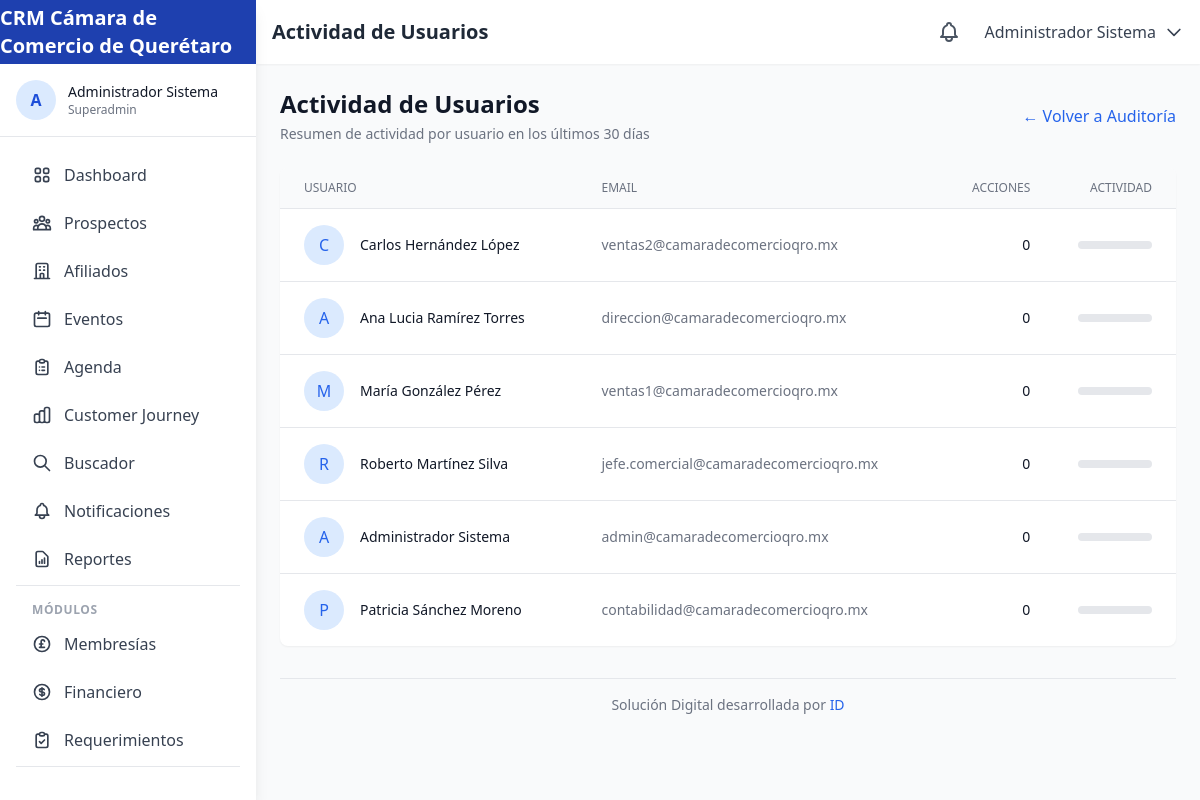
The app's page /auditoria/actividad (signed in) with its own data.
### tables this page shows
CREATE TABLE IF NOT EXISTS `users` (
    `id` INT UNSIGNED AUTO_INCREMENT PRIMARY KEY,
    `role_id` INT UNSIGNED NOT NULL,
    `email` VARCHAR(255) NOT NULL UNIQUE,
    `password` VARCHAR(255) NOT NULL,
    `name` VARCHAR(100) NOT NULL,
    `phone` VARCHAR(20),
    `whatsapp` VARCHAR(20),
    `avatar` VARCHAR(255),
    `is_active` TINYINT(1) DEFAULT 1,
    `last_login` TIMESTAMP NULL,
    `created_at` TIMESTAMP DEFAULT CURRENT_TIMESTAMP,
    `updated_at` TIMESTAMP DEFAULT CURRENT_TIMESTAMP ON UPDATE CURRENT_TIMESTAMP,
    FOREIGN KEY (`role_id`) REFERENCES `roles`(`id`)
);

### app/controllers/AuditController.php (called while the page is built, shortened)
<?php
class AuditController extends Controller {
    private AuditLog $auditModel;
    public function __construct(array $params = []) {
        $this->auditModel = new AuditLog();
    }
    public function activity(): void {
        $userActivity = $this->auditModel->getUserActivity();
        $this->view('audit/activity', [
            'pageTitle' => 'Actividad de Usuarios',
            'currentPage' => 'auditoria',
            'userActivity' => $userActivity
        ]);
    }
}

### public/index.php (called while the page is built, shortened)
<?php
spl_autoload_register(function ($class) {
    $paths = [
        APP_PATH . '/core/' . $class . '.php',
        APP_PATH . '/controllers/' . $class . '.php',
        APP_PATH . '/models/' . $class . '.php'
    ];
    foreach ($paths as $path) {
        if (file_exists($path)) {
            return;
        }
    }
});
$router = new Router();
$router->add('', ['controller' => 'home', 'action' => 'index']);
$router->add('login', ['controller' => 'auth', 'action' => 'login']);
$router->add('logout', ['controller' => 'auth', 'action' => 'logout']);
$router->add('register', ['controller' => 'auth', 'action' => 'register']);
$router->add('recuperar-password', ['controller' => 'auth', 'action' => 'forgotPassword']);
$router->add('restablecer-password', ['controller' => 'auth', 'action' => 'resetPassword']);
$router->add('dashboard', ['controller' => 'dashboard', 'action' => 'index']);
$router->add('dashboard/afiliador', ['controller' => 'dashboard', 'action' => 'afiliador']);
$router->add('dashboard/comercial', ['controller' => 'dashboard', 'action' => 'comercial']);
$router->add('dashboard/direccion', ['controller' => 'dashboard', 'action' => 'direccion']);
$router->add('dashboard/contabilidad', ['controller' => 'dashboard', 'action' => 'contabilidad']);
$router->add('prospectos', ['controller' => 'prospects', 'action' => 'index']);
$router->add('prospectos/nuevo', ['controller' => 'prospects', 'action' => 'create']);
$router->add('prospectos/{id}', ['controller' => 'prospects', 'action' => 'show']);
$router->add('prospectos/{id}/editar', ['controller' => 'prospects', 'action' => 'edit']);
$router->add('prospectos/{id}/eliminar', ['controller' => 'prospects', 'action' => 'delete']);
$router->add('prospectos/canal/{channel}', ['controller' => 'prospects', 'action' => 'byChannel']);
$router->add('afiliados', ['controller' => 'affiliates', 'action' => 'index']);
$router->add('afiliados/nuevo', ['controller' => 'affiliates', 'action' => 'create']);
$router->add('afiliados/{id}', ['controller' => 'affiliates', 'action' => 'show']);
$router->add('afiliados/{id}/editar', ['controller' => 'affiliates', 'action' => 'edit']);
$router->add('afiliados/{id}/expediente', ['controller' => 'affiliates', 'action' => 'digitalFile']);
$router->add('afiliados/vencimientos', ['controller' => 'affiliates', 'action' => 'expirations']);
$router->add('afiliados/exafiliados', ['controller' => 'affiliates', 'action' => 'former']);
$router->add('eventos', ['controller' => 'events', 'action' => 'index']);
$router->add('eventos/nuevo', ['controller' => 'events', 'action' => 'create']);
$router->add('eventos/categorias', ['controller' => 'events', 'action' => 'categories']);
$router->add('eventos/{id}', ['controller' => 'events', 'action' => 'show']);
$router->add('eventos/{id}/editar', ['controller' => 'events', 'action' => 'edit']);
$router->add('eventos/{id}/registro', ['controller' => 'events', 'action' => 'registration']);
$router->add('eventos/{id}/asistencia', ['controller' => 'events', 'action' => 'attendance']);
$router->add('evento/{url}', ['controller' => 'events', 'action' => 'publicRegistration']);
$router->add('evento/pago/{code}', ['controller' => 'events', 'action' => 'payment']);
$router->add('evento/boleto/{code}', ['controller' => 'events', 'action' => 'printableTicket']);
$router->add('agenda', ['controller' => 'agenda', 'action' => 'index']);
$router->add('agenda/nueva', ['controller' => 'agenda', 'action' => 'create']);
$router->add('agenda/{id}', ['controller' => 'agenda', 'action' => 'show']);
$router->add('agenda/{id}/editar', ['controller' => 'agenda', 'action' => 'edit']);
$router->add('agenda/api/eventos', ['controller' => 'agenda', 'action' => 'apiEvents']);
$router->add('buscador', ['controller' => 'search', 'action' => 'index']);
$router->add('buscador/resultados', ['controller' => 'search', 'action' => 'results']);
$router->add('buscador/no-match', ['controller' => 'search', 'action' => 'noMatch']);
$router->add('journey', ['controller' => 'journey', 'action' => 'index']);
$router->add('journey/{id}', ['controller' => 'journey', 'action' => 'show']);
$router->add('journey/upselling', ['controller' => 'journey', 'action' => 'upselling']);
$router->add('journey/crossselling', ['controller' => 'journey', 'action' => 'crossselling']);
$router->add('notificaciones', ['controller' => 'notifications', 'action' => 'index']);
$router->add('notificaciones/marcar-leida/{id}', ['controller' => 'notifications', 'action' => 'markRead']);
$router->add('reportes', ['controller' => 'reports', 'action' => 'index']);
$router->add('reportes/comerciales', ['controller' => 'reports', 'action' => 'commercial']);
$router->add('reportes/financieros', ['controller' => 'reports', 'action' => 'financial']);
$router->add('reportes/operativos', ['controller' => 'reports', 'action' => 'operational']);
$router->add('configuracion', ['controller' => 'config', 'action' => 'index']);
$router->add('configuracion/sitio', ['controller' => 'config', 'action' => 'site']);
$router->add('configuracion/correo', ['controller' => 'config', 'action' => 'email']);
$router->add('configuracion/correo/probar', ['controller' => 'config', 'action' => 'testEmail']);
$router->add('configuracion/estilos', ['controller' => 'config', 'action' => 'styles']);
$router->add('configuracion/pagos', ['controller' => 'config', 'action' => 'payments']);
$router->add('configuracion/api', ['controller' => 'config', 'action' => 'api']);
$router->add('configuracion/usuarios', ['controller' => 'config', 'action' => 'users']);
$router->add('perfil', ['controller' => 'profile', 'action' => 'index']);
$router->add('perfil/actualizar', ['controller' => 'profile', 'action' => 'update']);
$router->add('perfil/password', ['controller' => 'profile', 'action' => 'changePassword']);
$router->add('usuarios', ['controller' => 'users', 'action' => 'index']);
$router->add('usuarios/nuevo', ['controller' => 'users', 'action' => 'create']);
$router->add('usuarios/{id}', ['controller' => 'users', 'action' => 'show']);
$router->add('usuarios/{id}/editar', ['controller' => 'users', 'action' => 'edit']);
$router->add('membresias', ['controller' => 'memberships', 'action' => 'index']);
$router->add('membresias/nuevo', ['controller' => 'memberships', 'action' => 'create']);
$router->add('membresias/{id}', ['controller' => 'memberships', 'action' => 'show']);
$router->add('membresias/{id}/editar', ['controller' => 'memberships', 'action' => 'edit']);
$router->add('financiero', ['controller' => 'financial', 'action' => 'index']);
$router->add('financiero/pagos', ['controller' => 'financial', 'action' => 'payments']);
$router->add('financiero/facturas', ['controller' => 'financial', 'action' => 'invoices']);
$router->add('financiero/reporte', ['controller' => 'financial', 'action' => 'report']);
$router->add('financiero/registrar-pago', ['controller' => 'financial', 'action' => 'recordPayment']);
$router->add('financiero/generar-factura', ['controller' => 'financial', 'action' => 'generateInvoice']);
$router->add('financiero/categorias', ['controller' => 'financial', 'action' => 'categories']);
$router->add('financiero/movimientos', ['controller' => 'financial', 'action' => 'transactions']);
$router->add('financiero/reporte-movimientos', ['controller' => 'financial', 'action' => 'transactionsReport']);
$router->add('importar', ['controller' => 'import', 'action' => 'index']);
$router->add('importar/procesar', ['controller' => 'import', 'action' => 'process']);
$router->add('importar/plantilla', ['controller' => 'import', 'action' => 'template']);
$router->add('auditoria', ['controller' => 'audit', 'action' => 'index']);
$router->add('auditoria/buscar', ['controller' => 'audit', 'action' => 'search']);
$router->add('auditoria/actividad', ['controller' => 'audit', 'action' => 'activity']);
$router->add('auditoria/usuario/{id}', ['controller' => 'audit', 'action' => 'byUser']);
$router->add('auditoria/tabla', ['controller' => 'audit', 'action' => 'byTable']);
$router->add('requerimientos', ['controller' => 'requirements', 'action' => 'index']);
$router->add('requerimientos/nuevo', ['controller' => 'requirements', 'action' => 'create']);
$router->add('requerimientos/categorias', ['controller' => 'requirements', 'action' => 'categories']);
$router->add('requerimientos/mis-requerimientos', ['controller' => 'requirements', 'action' => 'myRequirements']);
$router->add('requerimientos/actualizar-estado', ['controller' => 'requirements', 'action' => 'updateStatus']);
$router->add('requerimientos/{id}', ['controller' => 'requirements', 'action' => 'show']);
$router->add('requerimientos/{id}/editar', ['controller' => 'requirements', 'action' => 'edit']);
$router->add('api/prospectos', ['controller' => 'api', 'action' => 'prospects']);
$router->add('api/afiliados', ['controller' => 'api', 'action' => 'affiliates']);
$router->add('api/eventos', ['controller' => 'api', 'action' => 'events']);
$router->add('api/dashboard', ['controller' => 'api', 'action' => 'dashboard']);
$router->add('api/notificaciones', ['controller' => 'api', 'action' => 'notifications']);
$router->add('api/buscar', ['controller' => 'api', 'action' => 'search']);
$router->add('api/buscar-empresa', ['controller' => 'api', 'action' => 'searchCompany']);
$router->add('api/eventos/verificar-url', ['controller' => 'api', 'action' => 'verifyEventUrl']);
$router->add('api/eventos/confirmar-pago', ['controller' => 'api', 'action' => 'confirmEventPayment']);
$router->add('api/eventos/validar-qr', ['controller' => 'api', 'action' => 'validateEventQR']);
$url = $_GET['url'] ?? '';
try {
    $router->dispatch($url);
} catch (Exception $e) {
    $code = $e->getCode() ?: 500;
    http_response_code($code);
    if ($code === 404) {
        require_once APP_PATH . '/views/errors/404.php';
    } else {
        echo "Error: " . $e->getMessage();
    }
}

### app/core/Database.php (called while the page is built, shortened)
<?php
class Database {
    private static $instance = null;
    private $pdo;
    private function __construct() {
        try {
            $dsn = "mysql:host=" . DB_HOST . ";dbname=" . DB_NAME . ";charset=" . DB_CHARSET;
            $this->pdo = new PDO($dsn, DB_USER, DB_PASS, DB_OPTIONS);
        } catch (PDOException $e) {
            throw new Exception("Database connection failed: " . $e->getMessage());
        }
    }
    public static function getInstance(): self {
        if (self::$instance === null) {
            self::$instance = new self();
        }
        return self::$instance;
    }
    public function query(string $sql, array $params = []): PDOStatement {
        $stmt = $this->pdo->prepare($sql);
        $stmt->execute($params);
        return $stmt;
    }
    public function fetchAll(string $sql, array $params = []): array {
        $stmt = $this->query($sql, $params);
        return $stmt->fetchAll();
    }
}

### app/models/AuditLog.php (called while the page is built, shortened)
<?php
class AuditLog extends Model {
    protected string $table = 'audit_log';
    public function getUserActivity(): array {
        $sql = "SELECT u.id, u.name, u.email, COUNT(al.id) as action_count
                FROM users u
                LEFT JOIN {$this->table} al ON u.id = al.user_id
                    AND al.created_at >= DATE_SUB(NOW(), INTERVAL 30 DAY)
                GROUP BY u.id
                ORDER BY action_count DESC
                LIMIT 20";
        return $this->raw($sql);
    }
}

### app/core/Model.php (called while the page is built, shortened)
<?php
abstract class Model {
    protected Database $db;
    public function __construct() {
        $this->db = Database::getInstance();
    }
    protected function raw(string $sql, array $params = []): array {
        return $this->db->fetchAll($sql, $params);
    }
}

### app/views/audit/activity.php (the view, shortened to what this page needs)
<div class="space-y-6">
    <div class="flex items-center justify-between">
        <div>
            <h2 class="text-2xl font-bold text-gray-900">Actividad de Usuarios</h2>
            <p class="mt-1 text-sm text-gray-500">Resumen de actividad por usuario en los últimos 30 días</p>
        </div>
        <a href="<?php echo BASE_URL; ?>/auditoria" class="text-blue-600 hover:text-blue-800">
            ← Volver a Auditoría
        </a>
    </div>
    <div class="bg-white rounded-lg shadow-sm overflow-hidden">
        <div class="overflow-x-auto">
            <table class="min-w-full divide-y divide-gray-200">
                <thead class="bg-gray-50">
                    <tr>
                        <th class="px-6 py-3 text-left text-xs font-medium text-gray-500 uppercase">Usuario</th>
                        <th class="px-6 py-3 text-left text-xs font-medium text-gray-500 uppercase">Email</th>
                        <th class="px-6 py-3 text-right text-xs font-medium text-gray-500 uppercase">Acciones</th>
                        <th class="px-6 py-3 text-right text-xs font-medium text-gray-500 uppercase">Actividad</th>
                    </tr>
                </thead>
                <tbody class="divide-y divide-gray-200">
                    <?php
                    foreach ($userActivity as $user):
                    ?>
                    <tr class="hover:bg-gray-50">
                        <td class="px-6 py-4 whitespace-nowrap">
                            <div class="flex items-center">
                                <div class="flex-shrink-0 h-10 w-10 bg-blue-100 rounded-full flex items-center justify-center">
                                    <span class="text-blue-600 font-medium">
                                        <?php echo mb_substr($user['name'], 0, 1, 'UTF-8'); ?>
                                    </span>
                                </div>
                                <div class="ml-4">
                                    <p class="text-sm font-medium text-gray-900">
                                        <?php echo htmlspecialchars($user['name']); ?>
                                    </p>
                                </div>
                            </div>
                        </td>
                        <td class="px-6 py-4 whitespace-nowrap text-sm text-gray-500">
                            <?php echo htmlspecialchars($user['email']); ?>
                        </td>
                        <td class="px-6 py-4 whitespace-nowrap text-sm font-medium text-gray-900 text-right">
                            <?php echo number_format($user['action_count']); ?>
                        </td>
                        <td class="px-6 py-4 whitespace-nowrap">
                            <div class="flex items-center">
                                <div class="flex-1 h-2 bg-gray-200 rounded-full overflow-hidden">
                                </div>
                            </div>
                        </td>
                    </tr>
                    <?php endforeach; ?>
                </tbody>
            </table>
        </div>
    </div>
</div>

### records on screen
users: name "C", name "Carlos Hernández López", email "ventas2@camaradecomercioqro.mx", action_count "0"
users: name "A", name "Ana Lucia Ramírez Torres", email "direccion@camaradecomercioqro.mx", action_count "0"
users: name "M", name "María González Pérez", email "ventas1@camaradecomercioqro.mx", action_count "0"
users: name "R", name "Roberto Martínez Silva", email "jefe.comercial@camaradecomercioqro.mx", action_count "0"
users: name "A", name "Administrador Sistema", email "admin@camaradecomercioqro.mx", action_count "0"
users: name "P", name "Patricia Sánchez Moreno", email "contabilidad@camaradecomercioqro.mx", action_count "0"

### other values on screen
$siteName "CRM Cámara de Comercio de Querétaro"
mb_substr($_SESSION['user_name'] ?? 'U', 0, 1, 'UTF-8') "A"
$_SESSION['user_name'] "Administrador Sistema"
$_SESSION['user_role'] "Superadmin"
$pageTitle "Actividad de Usuarios"
